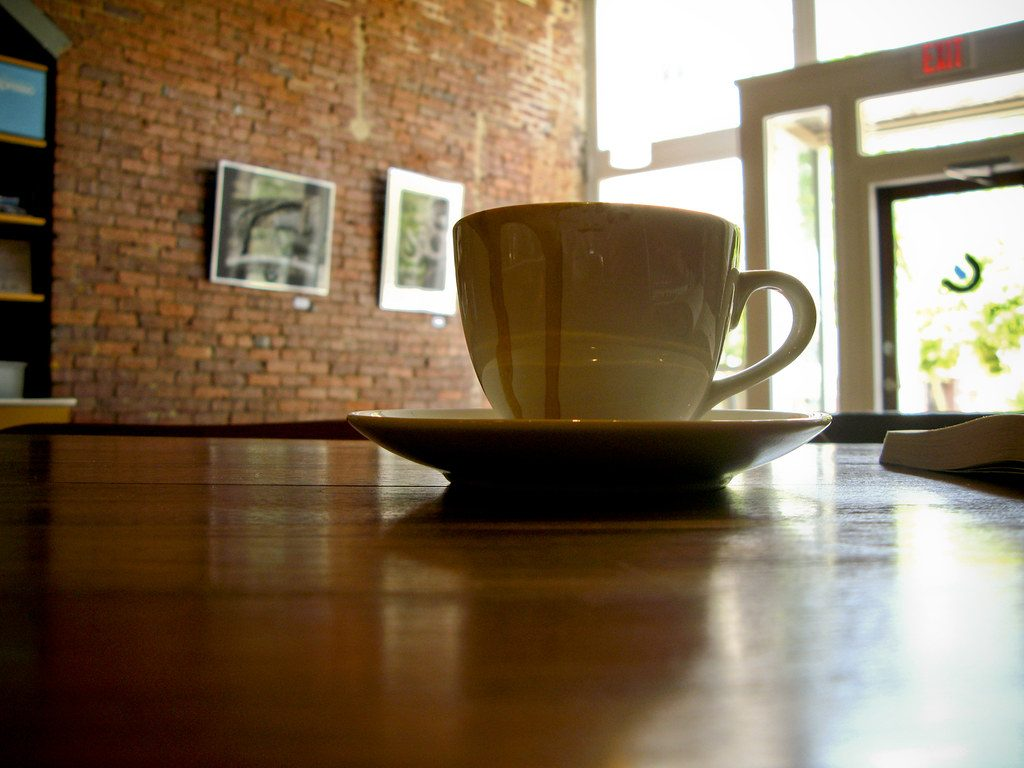
#> input picture assets/art/ch1/img00_00.jpg, 1024 x 768 px
$ python -i make_video_thumbnail.py   (imports and definitions only)
#> lines starting #> are read from the running program, lines starting #| are printed output that depends on the picture
#> further down, picture is the input picture: PIL image 1024x768 RGB; mean R, G, B 129.4, 110.6, 86.9
#!/usr/bin/env python3
"""Build a designed thumbnail from a video's own frame plus big Thai keywords.

Measured 2026-11-06: 27 of the 30 long-form videos still serve the automatic
frame (no custom thumbnail). A designed thumbnail is the click-through lever on
the browse and search surfaces, and it is the one lever left that needs no new
consent -- `thumbnails.set` works with the tokens we already hold.

The art is the video's own frame, which YouTube already serves at i.ytimg.com,
so no download of the video and no ffmpeg is needed. The best available frame is
fetched, graded, given the channel's dark-blue-and-gold scrim, and stamped with
3-4 short Thai words drawn from the keyword the advisor chose.

    python3 scripts/make_video_thumbnail.py --channel genx --longform
    python3 scripts/make_video_thumbnail.py --channel genx --ids paEd6W-3k1A
    python3 scripts/make_video_thumbnail.py --channel genx --longform --set

--set installs them through the Data API (thumbnails.set), which costs quota, so
by default it only writes the JPGs and prints the plan.
"""
from __future__ import annotations

import argparse
import hashlib
import json
import os
import re
import sys
import urllib.error
import urllib.request
from datetime import datetime, timezone

from PIL import Image, ImageDraw, ImageEnhance, ImageFilter, ImageFont

sys.path.insert(0, os.path.dirname(os.path.abspath(__file__)))
from analytics import CHANNELS, access_token  # noqa: E402
from channel_admin import _get  # noqa: E402

HERE = os.path.dirname(os.path.abspath(__file__))
ROOT = os.path.dirname(HERE)
FONTS = os.path.join(ROOT, "assets", "fonts")
OUTDIR = os.path.join(ROOT, "assets", "branding", "thumbs")

W, H = 1280, 720
GOLD = (245, 199, 90)
WHITE = (248, 249, 252)
FRAME_SIZES = ("maxresdefault", "sddefault", "hqdefault", "mqdefault")


def font(size: int):
    return ImageFont.truetype(os.path.join(FONTS, "Kanit-Bold.ttf"), size)


# [13 lines left out: function fetch_frame, not called in this run]


def cover(im: Image.Image) -> Image.Image:
    """Fit the frame to 1280x720. A portrait (Short) frame is pillarboxed over a
    blurred copy of itself, so the vertical subject is not cropped away."""
    if im.height > im.width:
        r = H / im.height
        core = im.resize((int(im.width * r), H), Image.LANCZOS)
        bg = im.resize((W, int(im.width * W / im.width)), Image.LANCZOS)
        bg = bg.crop((0, max(0, (bg.height - H) // 2), W, max(0, (bg.height - H) // 2) + H))
        bg = bg.filter(ImageFilter.GaussianBlur(24))
        bg = ImageEnhance.Brightness(bg).enhance(0.5)
        x = (W - core.width) // 2
        bg.paste(core, (x, 0))
        return bg
    r = max(W / im.width, H / im.height)
#> r = 1.25
    im = im.resize((max(W, int(im.width * r)), max(H, int(im.height * r))), Image.LANCZOS)
    left = (im.width - W) // 2
#> left = 0
    top = int((im.height - H) * 0.42)
#> top = 100
    return im.crop((left, top, left + W, top + H))
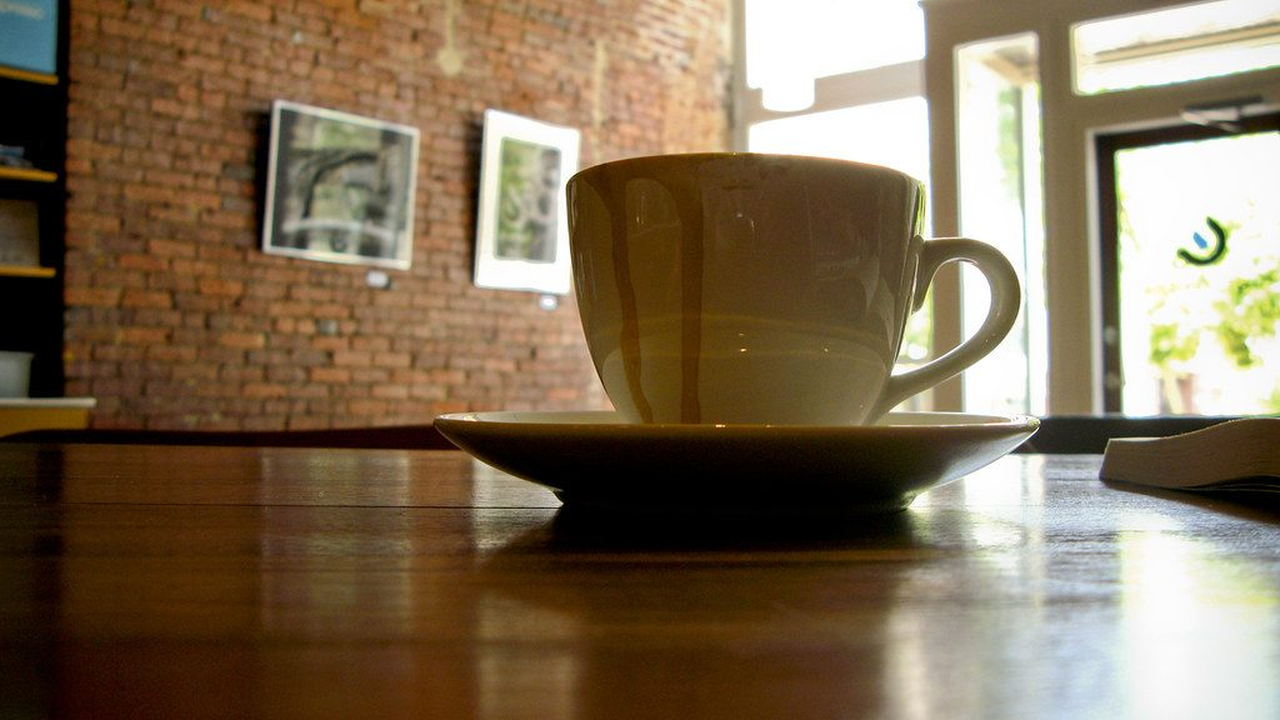
#> returned value: PIL image 1280x720 RGB; mean R, G, B 127.4, 109.5, 85.4


# [205 lines left out: functions words, draw, build, set_thumb, main, not called in this run]


# [2 lines not run here, left out]

>>> from PIL import Image
>>> picture = Image.open('../assets/art/ch1/img00_00.jpg')
>>> result = cover(picture)

$ run again, on assets/art/ch1/img01_00.jpg
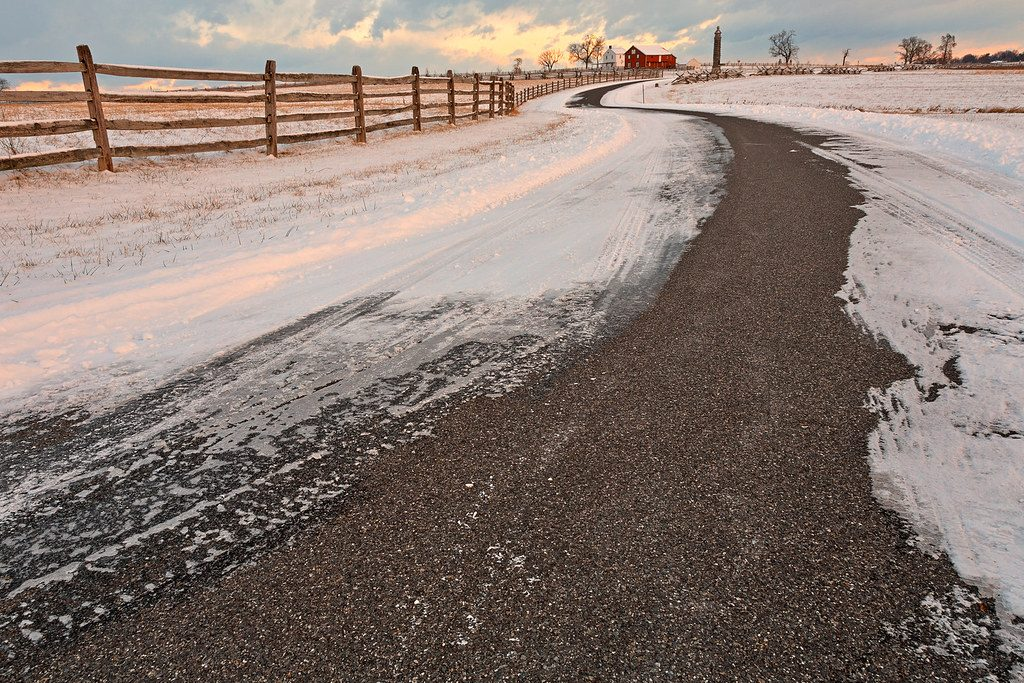
#> input picture assets/art/ch1/img01_00.jpg, 1024 x 683 px
#> picture is the input picture: PIL image 1024x683 RGB; mean R, G, B 135.6, 121.2, 113.9
#> in cover, `im = im.resize((max(W, int(im.width * r)), max(H, int(im.height * r)))..`:
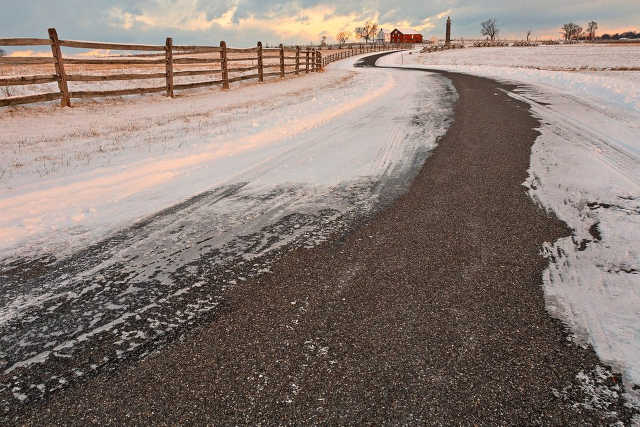
#> im: PIL image 1280x853 RGB (shown at 1/2 size); mean R, G, B 135.6, 121.2, 114
#> in cover, `return im.crop((left, top, left + W, top + H))`:
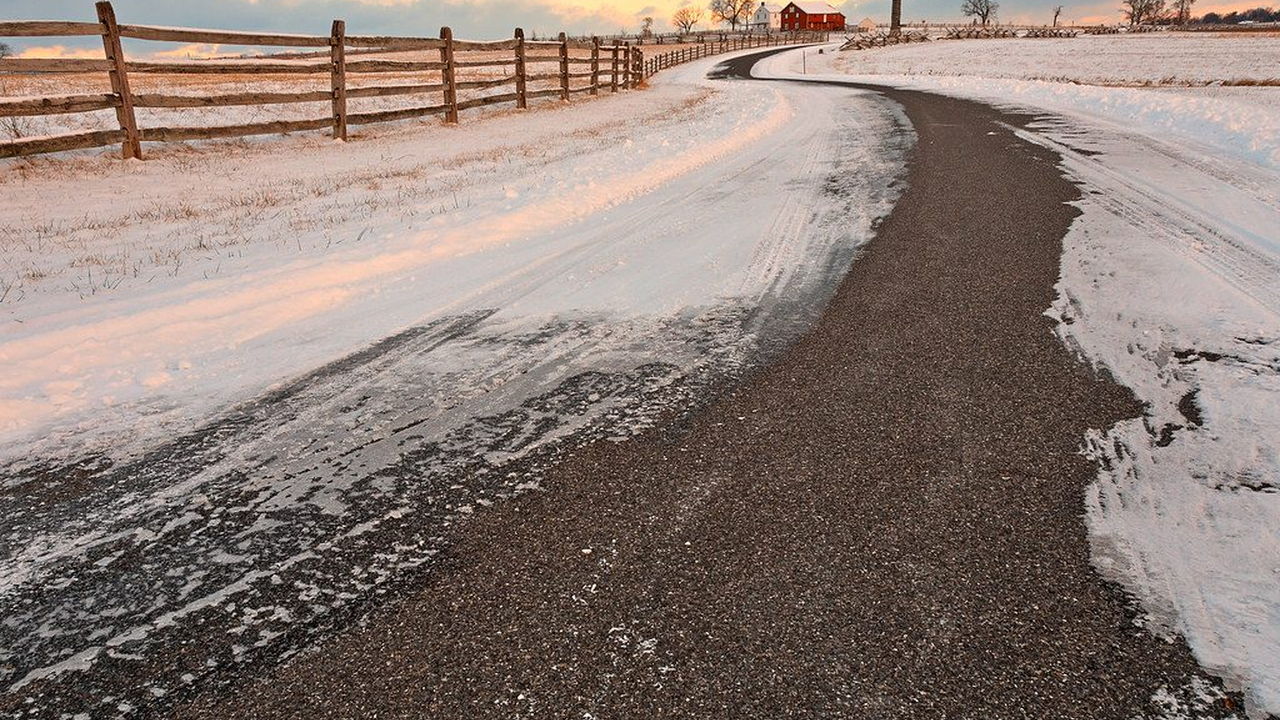
#> returned value: PIL image 1280x720 RGB; mean R, G, B 138.5, 122.8, 115.5

$ run again, on assets/art/ch1/img01_01.jpg
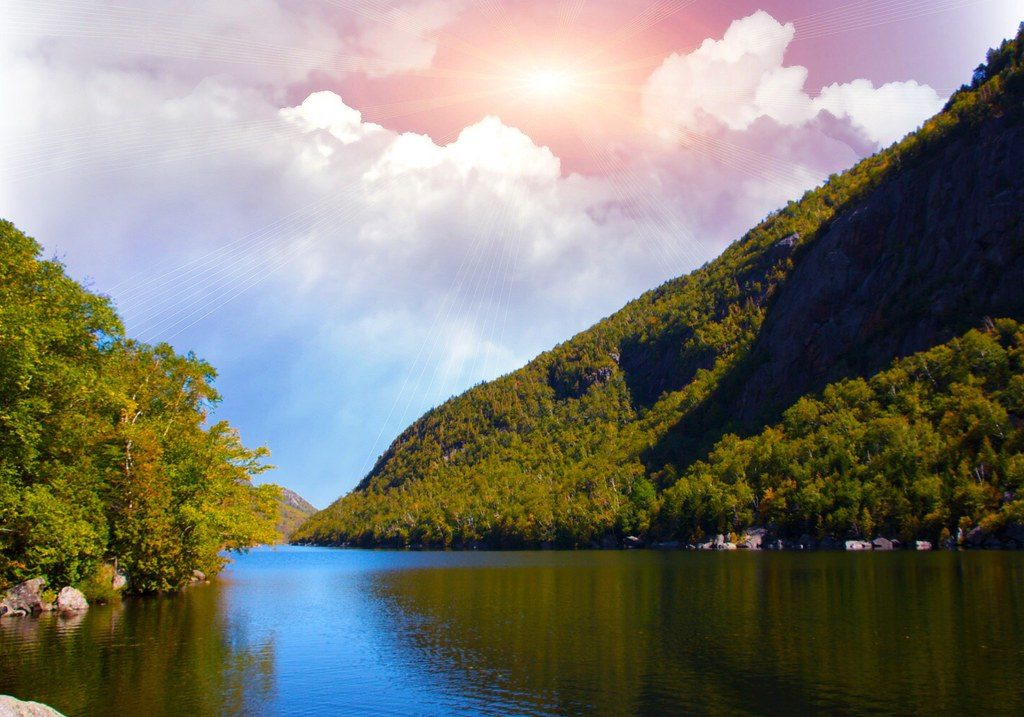
#> input picture assets/art/ch1/img01_01.jpg, 1024 x 717 px
#> picture is the input picture: PIL image 1024x717 RGB; mean R, G, B 124.5, 123.3, 113.7
#> in cover, `return im.crop((left, top, left + W, top + H))`:
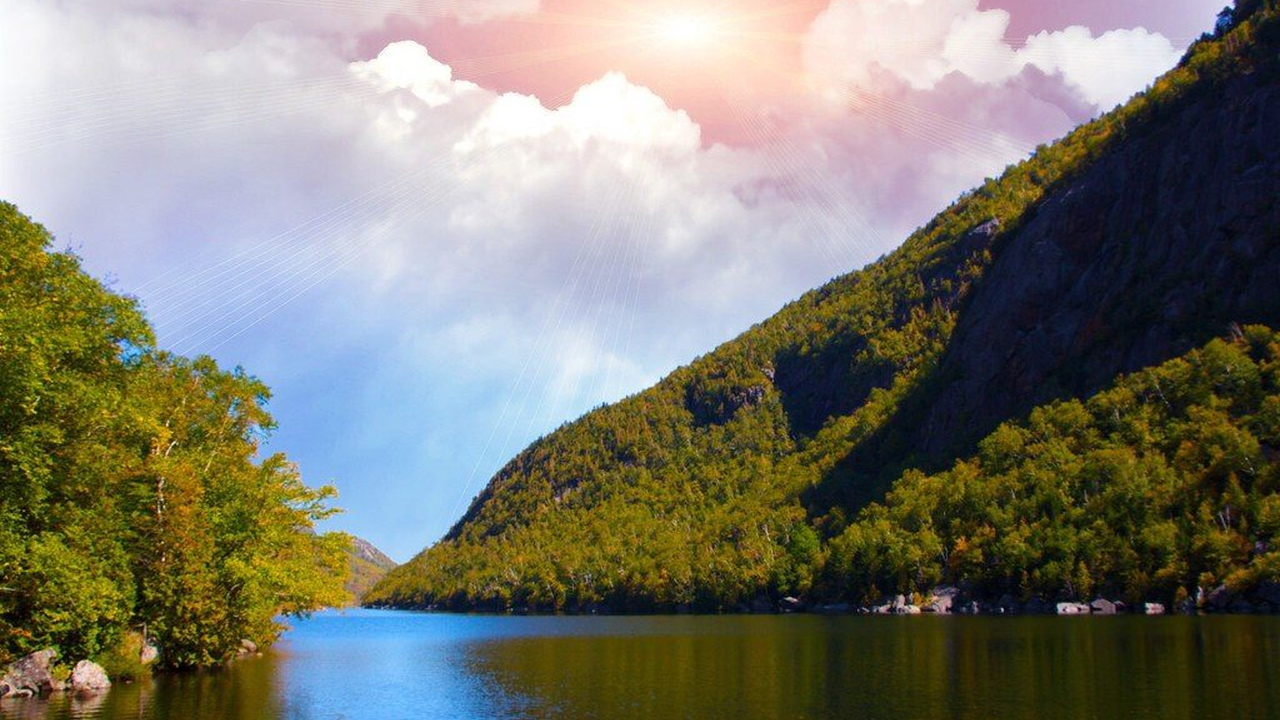
#> returned value: PIL image 1280x720 RGB; mean R, G, B 125.5, 124.8, 113.4

$ run again, on assets/art/ch1/img02_00.jpg
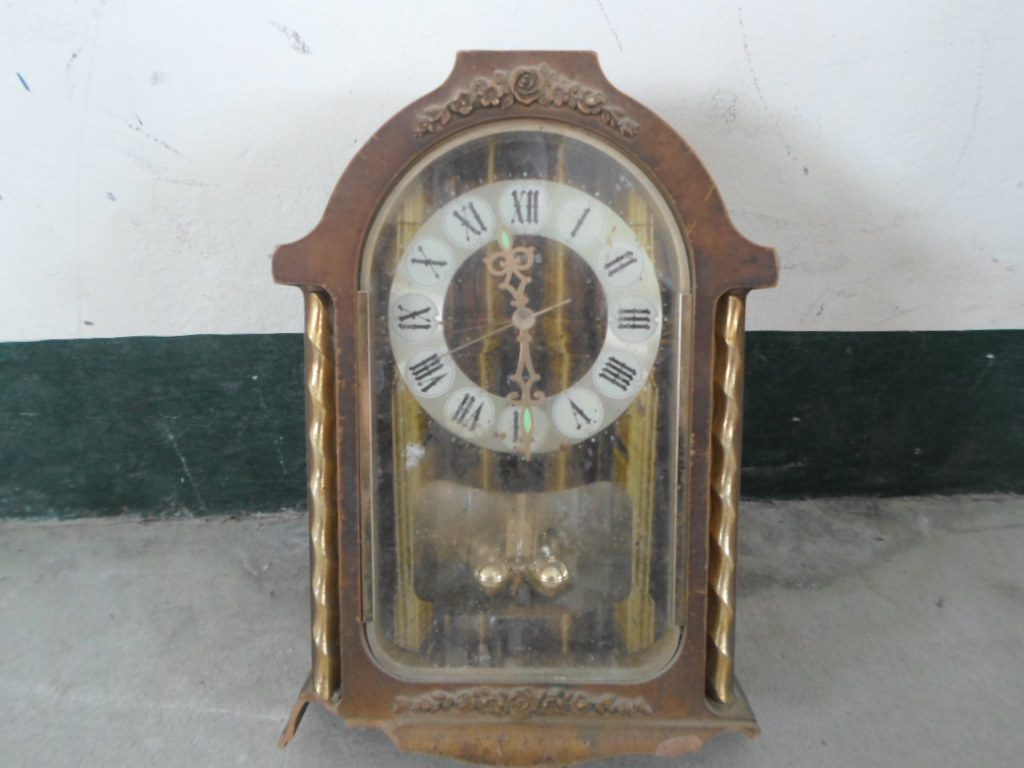
#> input picture assets/art/ch1/img02_00.jpg, 1024 x 768 px
#> picture is the input picture: PIL image 1024x768 RGB; mean R, G, B 143.6, 143.6, 139.1
#> in cover, `return im.crop((left, top, left + W, top + H))`:
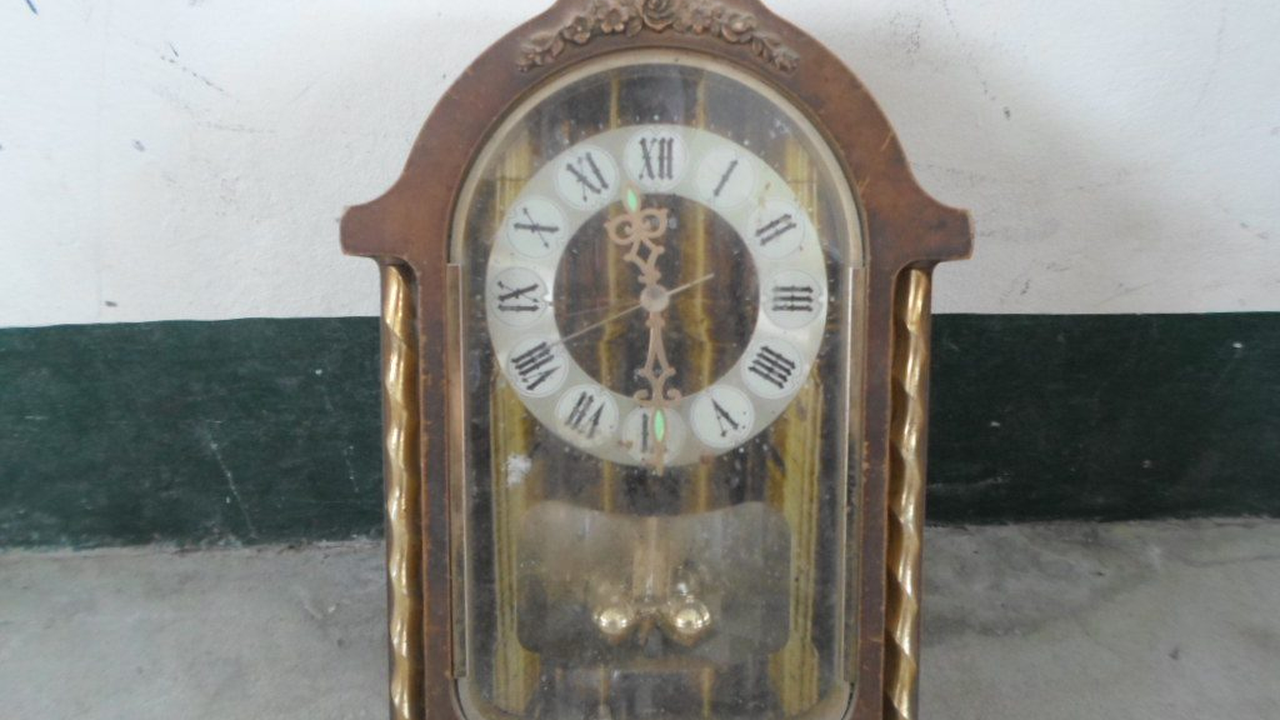
#> returned value: PIL image 1280x720 RGB; mean R, G, B 133.8, 133.9, 128.8
